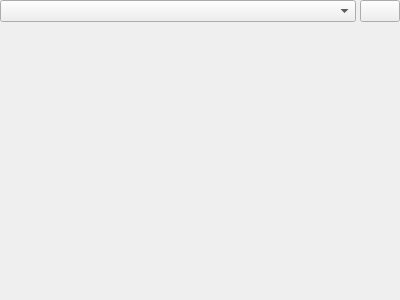
<?xml version="1.0" encoding="UTF-8"?>
<ui version="4.0">
 <class>Form</class>
 <widget class="QWidget" name="Form">
  <property name="geometry">
   <rect>
    <x>0</x>
    <y>0</y>
    <width>400</width>
    <height>300</height>
   </rect>
  </property>
  <property name="windowTitle">
   <string>Form</string>
  </property>
  <layout class="QVBoxLayout" name="verticalLayout">
   <property name="spacing">
    <number>3</number>
   </property>
   <property name="margin">
    <number>0</number>
   </property>
   <item>
    <layout class="QHBoxLayout" name="horizontalLayout">
     <property name="spacing">
      <number>-1</number>
     </property>
     <item>
      <widget class="QComboBox" name="templatesBox">
       <property name="sizePolicy">
        <sizepolicy hsizetype="Expanding" vsizetype="Fixed">
         <horstretch>10</horstretch>
         <verstretch>0</verstretch>
        </sizepolicy>
       </property>
      </widget>
     </item>
     <item>
      <spacer name="horizontalSpacer">
       <property name="orientation">
        <enum>Qt::Horizontal</enum>
       </property>
       <property name="sizeType">
        <enum>QSizePolicy::MinimumExpanding</enum>
       </property>
       <property name="sizeHint" stdset="0">
        <size>
         <width>1</width>
         <height>20</height>
        </size>
       </property>
      </spacer>
     </item>
     <item>
      <widget class="QPushButton" name="templateOptions">
       <property name="text">
        <string/>
       </property>
       <property name="autoDefault">
        <bool>false</bool>
       </property>
       <property name="default">
        <bool>false</bool>
       </property>
      </widget>
     </item>
    </layout>
   </item>
   <item>
    <widget class="QLabel" name="changesLabel">
     <property name="text">
      <string/>
     </property>
     <property name="alignment">
      <set>Qt::AlignCenter</set>
     </property>
    </widget>
   </item>
  </layout>
 </widget>
 <resources/>
 <connections/>
</ui>
